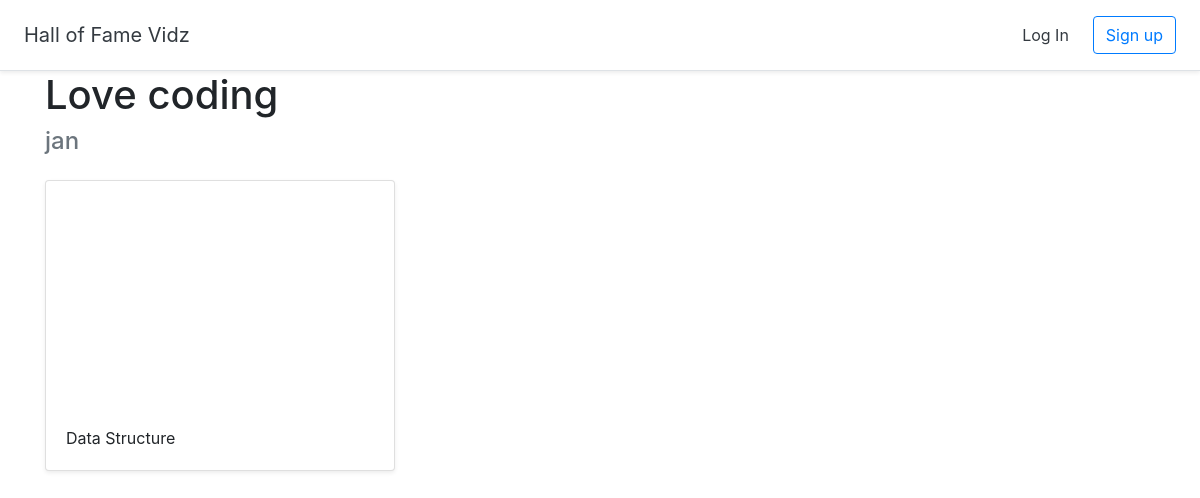
Before: /halloffame/2 with the older database file.
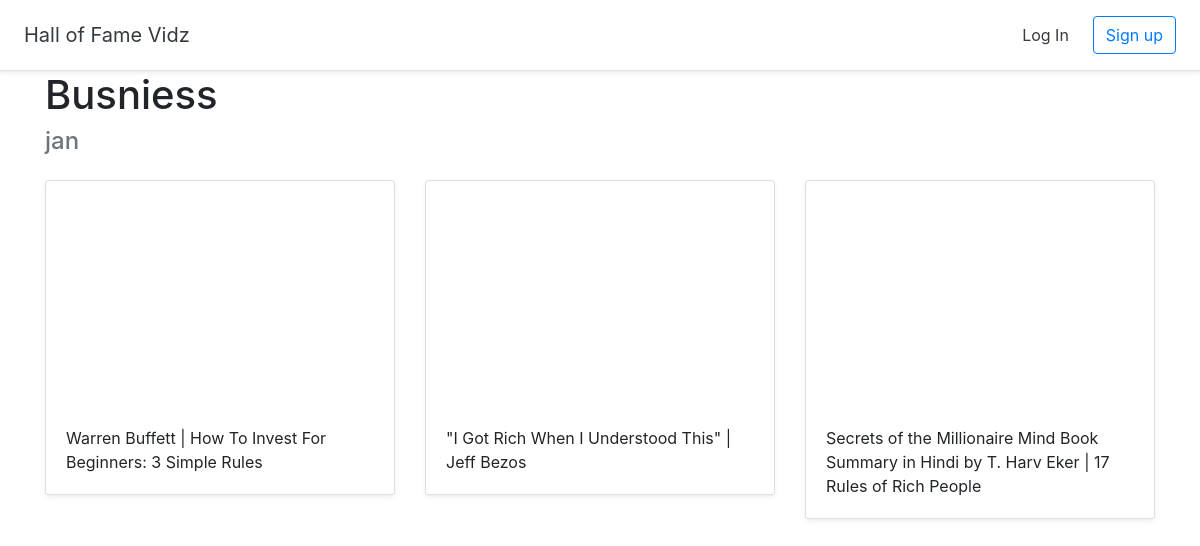
After: the same page with the newer database file.
### halls/models.py (models this page shows)
class Hall(models.Model):
    title = models.CharField(max_length=255)
    user = models.ForeignKey(User, on_delete=models.CASCADE)

class Video(models.Model):
    title = models.CharField(max_length=255)
    url = models.URLField()
    youtube_id = models.CharField(max_length=255)
    hall = models.ForeignKey(Hall, on_delete=models.CASCADE)

### halls/views.py (the view)
# urls.py: path('halloffame/<int:pk>', views.DetailHall.as_view(), name='detail_hall'),
class DetailHall(generic.DetailView):
    model = Hall
    template_name = 'halls/detail_hall.html'

### halls/templates/halls/detail_hall.html (shortened to what this page needs)
{% extends 'halls/base.html' %}
{% block content %}
<div class="container">
<h1>{{ hall.title }}</h1>
<h4 class="text-muted">{{ hall.user.username }}</h4>
    <div class="row">
      {% for video in hall.video_set.all %}
      <div class="col-md-4 mt-3">
        <div class="card mb-4 shadow-sm">
          <iframe width="100%" height="225" src="https://www.youtube.com/embed/{{ video.youtube_id }}" frameborder="0" allow="accelerometer; autoplay; encrypted-media; gyroscope; picture-in-picture" allowfullscreen></iframe>
          <div class="card-body">
            <p class="card-text">{{ video.title }}</p>
          </div>
        </div>
      </div>
      {% endfor %}
      </div>
</div>
{% endblock %}

Changed rows visible on the page:
no longer on this page (row edited): Video: title "Data Structure"
changed Hall "jan": title "Love coding" → "Busniess"
now on this page (row edited): Video: title "Warren Buffett | How To Invest For Beginners: 3 Simple Rules"
added Video: title "\"I Got Rich When I Understood This\" | Jeff Bezos"
added Video: title "Secrets of the Millionaire Mind Book Summary in Hindi by T. Harv Eker | 17 Rules of Rich People"
